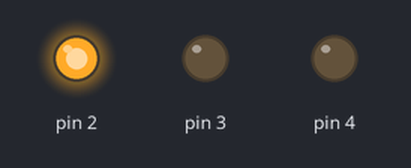
A sketch run on a simulated Arduino Uno, built with avr-gcc and run on an emulated ATmega328P. Shown: output pins drawn as LEDs (lit = HIGH).

Above: at 0.05 s.
At 1.45 s:
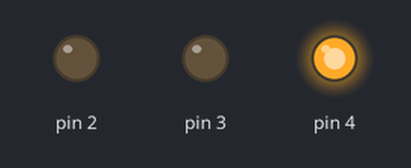
At 2.85 s:
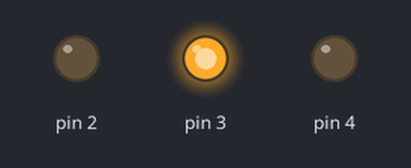
Timing chart, 0 to 3.1 s (numbered marks = the images above):
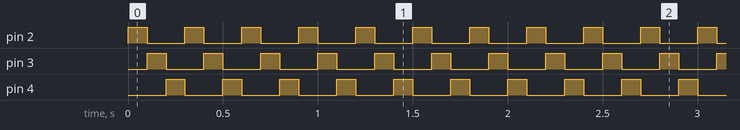

The sketch:

sketch_first_time.ino
```cpp
void setup() {
  // put your setup code here, to run once:
  Serial.begin(9600);
  pinMode(2,OUTPUT);
  pinMode(3,OUTPUT);
  pinMode(4,OUTPUT);

}

void loop() {
  digitalWrite(4,LOW);
  digitalWrite(2,HIGH);
  delay(100);
  digitalWrite(3,HIGH);
  digitalWrite(2,LOW);
  delay(100);
  digitalWrite(3,LOW);
  digitalWrite(4,HIGH);
  delay(100);
}
```

Measured:
- by itself, pin 2–4: alternates HIGH for 0.10 s and LOW for 0.20 s
